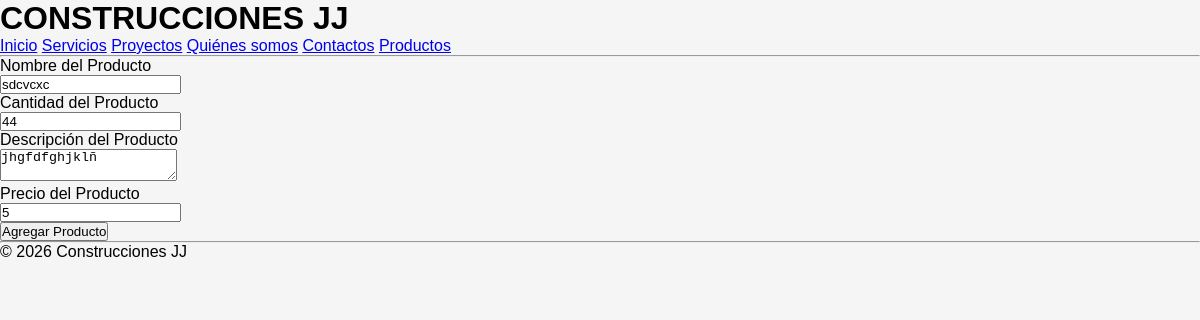
Page /productos/editar/8 on the committed database.
### tables this page shows
CREATE TABLE productos (
                id INTEGER PRIMARY KEY AUTOINCREMENT,
                nombre TEXT NOT NULL,
                cantidad INTEGER NOT NULL,
                precio REAL NOT NULL,
                descripcion TEXT
            );

### App.py (the view, shortened to what this page needs)
@app.route('/productos/editar/<int:id>', methods=['GET', 'POST'])
def editar_producto(id):
    inventario.cargar_productos()
    producto = inventario.productos.get(id)
    if not producto:
        flash('Producto no encontrado', 'danger')
        return redirect(url_for('productos'))
    form = ProductoForm(obj=producto)
    return render_template("producto_form.html", form=form, editar=True)

### formulary.py
class ProductoForm(FlaskForm):
    nombre = StringField('Nombre del Producto', validators=[DataRequired(), length(min=2, max=100)])
    cantidad = IntegerField('Cantidad del Producto', validators=[DataRequired(), NumberRange(min=0)])
    descripcion = TextAreaField('Descripción del Producto', validators=[DataRequired(), length(min=10, max=500)])
    precio = IntegerField('Precio del Producto', validators=[DataRequired(), NumberRange(min=0.00)])
    submit = SubmitField('Agregar Producto')

### Inventario/Base_datos.py (called while the page is built)
def get_connection():
    db_path.parent.mkdir(parents=True, exist_ok=True)
    Conn = sqlite3.connect(db_path)
    Conn.row_factory = sqlite3.Row
    return Conn

def init_db():
    with get_connection() as conn:
        conn.execute('''
            CREATE TABLE IF NOT EXISTS productos (
                id INTEGER PRIMARY KEY AUTOINCREMENT,
                nombre TEXT NOT NULL,
                cantidad INTEGER NOT NULL,
                precio REAL NOT NULL,
                descripcion TEXT
            )
        ''')
        conn.commit()

### Inventario/Inventario.py (called while the page is built)
    def cargar_productos(self):
        init_db()
        with get_connection() as conn:
            cursor = conn.execute("SELECT * FROM productos")
            for row in cursor:
                producto = Producto(
                    id=row["id"],
                    nombre=row["nombre"],
                    precio=row["precio"],
                    cantidad=row["cantidad"],
                    descripcion=row["descripcion"]
                )
                self.productos[producto.id] = producto   # ✅ usar ID

### templates/producto_form.html (shortened to what this page needs)
{% extends "base.html" %}
{% block content %}
    <form method="POST">
        <p>
            {{ form.nombre.label }}<br>
            {{ form.nombre()}}
        </p>
        <p>
            {{ form.cantidad.label }}<br>
            {{ form.cantidad()}}
        </p>
            {{ form.descripcion.label }}<br>
            {{ form.descripcion()}}
        <p>
            {{ form.precio.label }}<br>
            {{ form.precio()}}
        </p>
        <p>
            {{ form.submit()}}
        </p>
    </form>
{% endblock %}

### static/css/styles.css (style rules this page uses)
* { margin: 0; padding: 0; box-sizing: border-box; }
body { font-family: 'Poppins', sans-serif; background-color: #f5f5f5; }

### rows in the picture
productos: nombre "sdcvcxc", cantidad "44", descripcion "jhgfdfghjklñ", precio "5"
